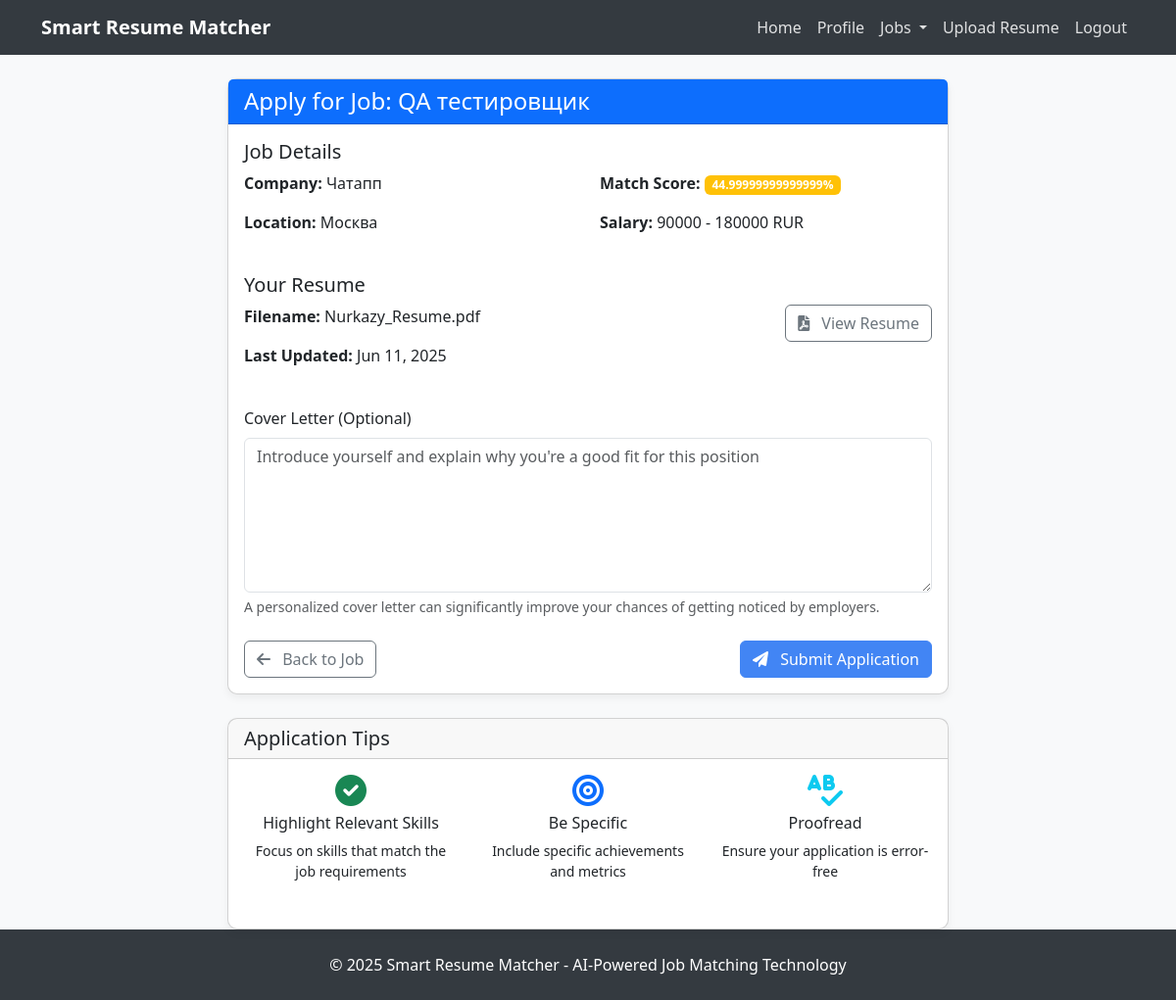
/jobs/application/1/ (signed in), run on the app's committed database.
### jobs/models.py (models this page shows, shortened)
class Job(models.Model):
    hh_id = models.CharField(max_length=50, unique=True)  # HH.ru job ID
    title = models.CharField(max_length=300)
    company_name = models.CharField(max_length=200)
    company_url = models.URLField(blank=True)
    description = models.TextField()
    requirements = models.TextField(blank=True)
    responsibilities = models.TextField(blank=True)
    location = models.CharField(max_length=200)
    salary_from = models.PositiveIntegerField(null=True, blank=True)
    salary_to = models.PositiveIntegerField(null=True, blank=True)
    salary_currency = models.CharField(max_length=10, default='RUB')
    employment_type = models.CharField(max_length=50, blank=True)  # full-time, part-time, etc.
    experience_required = models.CharField(max_length=100, blank=True)
    required_skills = models.JSONField(default=list, blank=True)
    optional_skills = models.JSONField(default=list, blank=True)
    hh_url = models.URLField()
    published_at = models.DateTimeField()
    created_at = models.DateTimeField(auto_now_add=True)
    updated_at = models.DateTimeField(auto_now=True)
    is_active = models.BooleanField(default=True)
    class Meta:
        ordering = ['-published_at']
        verbose_name = 'Job'
        verbose_name_plural = 'Jobs'

class JobMatch(models.Model):
    user = models.ForeignKey(User, on_delete=models.CASCADE, related_name='job_matches')
    job = models.ForeignKey(Job, on_delete=models.CASCADE, related_name='matches')
    resume = models.ForeignKey('resumes.Resume', on_delete=models.CASCADE, related_name='job_matches')
    match_score = models.FloatField(default=0)  # 0-100 percentage score
    match_details = models.JSONField(default=dict, blank=True)  # Detailed breakdown of the match
    matching_skills = models.JSONField(default=list, blank=True)
    missing_skills = models.JSONField(default=list, blank=True)
    created_at = models.DateTimeField(auto_now_add=True)
    updated_at = models.DateTimeField(auto_now=True)
    class Meta:
        ordering = ['-match_score']
        verbose_name = 'Job Match'
        verbose_name_plural = 'Job Matches'
        unique_together = ('job', 'resume')

### resumes/models.py (models this page shows, shortened)
class Resume(models.Model):
    STATUS_CHOICES = [
        ('pending', 'Pending Analysis'),
        ('processing', 'Processing'),
        ('completed', 'Analysis Completed'),
        ('failed', 'Analysis Failed'),
    ]
    user = models.ForeignKey(User, on_delete=models.CASCADE, related_name='resumes')
    file = models.FileField(
        upload_to=resume_upload_path,
        validators=[FileExtensionValidator(allowed_extensions=['pdf'])],
        help_text='Only PDF files are allowed'
    )
    original_filename = models.CharField(max_length=255)
    status = models.CharField(max_length=20, choices=STATUS_CHOICES, default='pending')
    analysis_started_at = models.DateTimeField(null=True, blank=True)
    analysis_completed_at = models.DateTimeField(null=True, blank=True)
    raw_text = models.TextField(blank=True)
    extracted_skills = models.JSONField(default=list, blank=True)
    experience_level = models.CharField(max_length=50, blank=True)
    job_titles = models.JSONField(default=list, blank=True)
    education = models.JSONField(default=list, blank=True)
    work_experience = models.JSONField(default=list, blank=True)
    analysis_summary = models.TextField(blank=True)
    confidence_score = models.FloatField(null=True, blank=True)
    file_size = models.PositiveIntegerField(default=0)
    created_at = models.DateTimeField(auto_now_add=True)
    updated_at = models.DateTimeField(auto_now=True)
    is_active = models.BooleanField(default=True)
    class Meta:
        ordering = ['-created_at']
        verbose_name = 'Resume'
        verbose_name_plural = 'Resumes'

### jobs/views.py (the view, shortened to what this page needs)
# urls.py: path('application/<int:job_id>/', views.job_application_view, name='job_application'),
@login_required
def job_application_view(request, job_id):
    job = get_object_or_404(Job, id=job_id)
    existing_application = JobApplication.objects.filter(job=job, user=request.user).exists()
    if existing_application:
        messages.info(request, "You have already applied for this job.")
        return redirect('job_detail', job_id=job_id)
    user_resume = Resume.objects.filter(user=request.user, is_active=True).first()
    if not user_resume:
        messages.error(request, "You need to upload a resume before applying for jobs.")
        return redirect('resume_upload')
    try:
        job_match = JobMatch.objects.get(job=job, resume=user_resume)
        match_score = job_match.match_score
    except JobMatch.DoesNotExist:
        match_score = 0
    context = {
        'job': job,
        'user_resume': user_resume,
        'match_score': match_score
    }
    return render(request, 'jobs/job_application.html', context)

### templates/jobs/job_application.html (shortened to what this page needs)
{% extends 'base.html' %}
{% load job_filters %}
{% block content %}
<div class="row justify-content-center">
    <div class="col-md-8">
        <div class="card">
            <div class="card-header bg-primary text-white">
                <h4 class="mb-0">Apply for Job: {{ job.title }}</h4>
            </div>
            <div class="card-body">
                <div class="mb-4">
                    <h5>Job Details</h5>
                    <div class="row">
                        <div class="col-md-6">
                            <p><strong>Company:</strong> {{ job.company_name }}</p>
                            <p><strong>Location:</strong> {{ job.location }}</p>
                        </div>
                        <div class="col-md-6">
                            <p>
                                <strong>Match Score:</strong>
                                <span class="badge
                                    {% if match_score >= 75 %}bg-success
                                    {% elif match_score >= 50 %}bg-info
                                    {% else %}bg-warning{% endif %}">
                                    {{ match_score }}%
                                </span>
                            </p>
                            <p>
                                <strong>Salary:</strong>
                                {% if job.salary_from or job.salary_to %}
                                    {% if job.salary_from and job.salary_to %}
                                        {{ job.salary_from }} - {{ job.salary_to }} {{ job.salary_currency }}
                                    {% elif job.salary_from %}
                                        From {{ job.salary_from }} {{ job.salary_currency }}
                                    {% elif job.salary_to %}
                                        Up to {{ job.salary_to }} {{ job.salary_currency }}
                                    {% endif %}
                                {% else %}
                                    Not specified
                                {% endif %}
                            </p>
                        </div>
                    </div>
                </div>
                <div class="mb-4">
                    <h5>Your Resume</h5>
                    <div class="row">
                        <div class="col-md-8">
                            <p><strong>Filename:</strong> {{ user_resume.original_filename }}</p>
                            <p><strong>Last Updated:</strong> {{ user_resume.updated_at|date:"M d, Y" }}</p>
                        </div>
                        <div class="col-md-4 text-end">
                            <a href="{{ user_resume.file.url }}" class="btn btn-outline-secondary" target="_blank">
                                <i class="fas fa-file-pdf me-2"></i> View Resume
                            </a>
                        </div>
                    </div>
                </div>
                <form method="post">
                    <div class="mb-3">
                        <label for="cover_letter" class="form-label">Cover Letter (Optional)</label>
                        <textarea class="form-control" id="cover_letter" name="cover_letter" rows="6" placeholder="Introduce yourself and explain why you're a good fit for this position"></textarea>
                        <div class="form-text">A personalized cover letter can significantly improve your chances of getting noticed by employers.</div>
                    </div>
                    <div class="d-flex justify-content-between mt-4">
                        <a href="{% url 'job_detail' job.id %}" class="btn btn-outline-secondary">
                            <i class="fas fa-arrow-left me-2"></i> Back to Job
                        </a>
                        <button type="submit" class="btn btn-primary">
                            <i class="fas fa-paper-plane me-2"></i> Submit Application
                        </button>
                    </div>
                </form>
            </div>
        </div>
        <div class="card mt-4">
            <div class="card-header">
                <h5 class="mb-0">Application Tips</h5>
            </div>
            <div class="card-body">
                <div class="row">
                    <div class="col-md-4 text-center mb-3">
                        <i class="fas fa-check-circle fa-2x text-success mb-2"></i>
                        <h6>Highlight Relevant Skills</h6>
                        <p class="small">Focus on skills that match the job requirements</p>
                    </div>
                    <div class="col-md-4 text-center mb-3">
                        <i class="fas fa-bullseye fa-2x text-primary mb-2"></i>
                        <h6>Be Specific</h6>
                        <p class="small">Include specific achievements and metrics</p>
                    </div>
                    <div class="col-md-4 text-center mb-3">
                        <i class="fas fa-spell-check fa-2x text-info mb-2"></i>
                        <h6>Proofread</h6>
                        <p class="small">Ensure your application is error-free</p>
                    </div>
                </div>
            </div>
        </div>
    </div>
</div>
{% endblock %}

### templates/base.html (style rules this page uses)
body { min-height: 100vh; display: flex; flex-direction: column; background-color: #f8f9fa; }
.btn-primary { background-color: #4285f4; border-color: #4285f4; }
.card { border-radius: 10px; box-shadow: 0 4px 8px rgba(0, 0, 0, 0.05); }

### data on the page
Job: title "QA тестировщик", company_name "Чатапп", location "Москва", salary_from "90000", salary_to "180000", salary_currency "RUR"
JobMatch: match_score "44.99999999999999"
Resume: original_filename "Nurkazy_Resume.pdf", updated_at "Jun 11, 2025"
